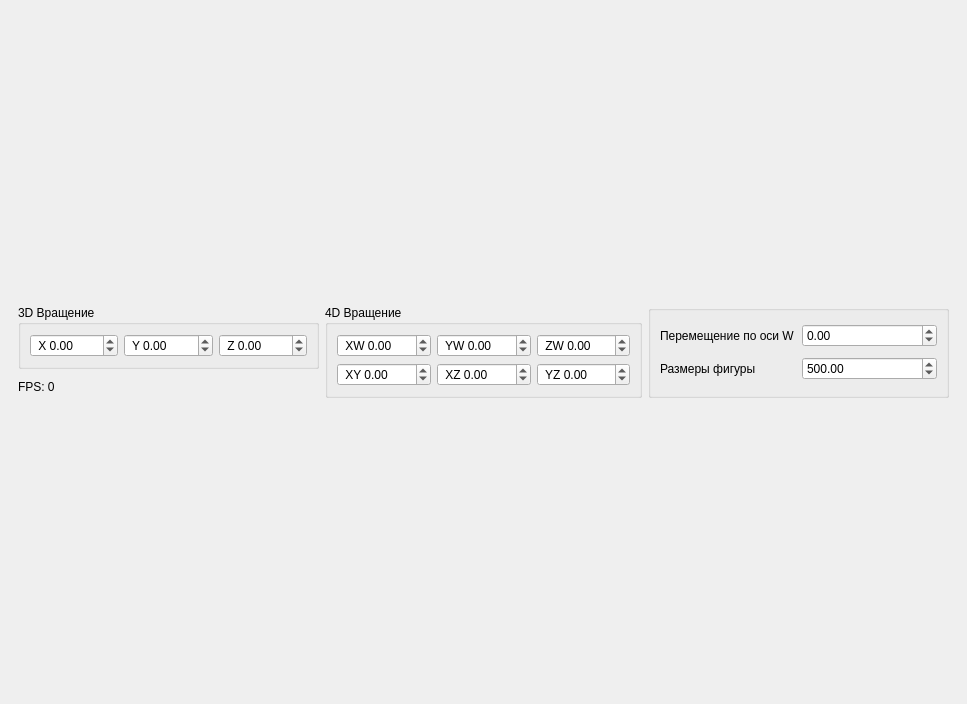
<?xml version="1.0" encoding="UTF-8"?>
<ui version="4.0">
 <class>MainWindow</class>
 <widget class="QMainWindow" name="MainWindow">
  <property name="geometry">
   <rect>
    <x>0</x>
    <y>0</y>
    <width>967</width>
    <height>704</height>
   </rect>
  </property>
  <property name="windowTitle">
   <string>MainWindow</string>
  </property>
  <widget class="QWidget" name="centralwidget">
   <layout class="QVBoxLayout" name="verticalLayout">
    <item>
     <layout class="QGridLayout" name="gridLayout"/>
    </item>
    <item>
     <widget class="QWidget" name="" native="true">
      <property name="sizePolicy">
       <sizepolicy hsizetype="Preferred" vsizetype="Maximum">
        <horstretch>0</horstretch>
        <verstretch>0</verstretch>
       </sizepolicy>
      </property>
      <layout class="QGridLayout" name="gridLayout_5">
       <item row="0" column="0">
        <widget class="QGroupBox" name="groupBox">
         <property name="title">
          <string>3D Вращение</string>
         </property>
         <layout class="QGridLayout" name="gridLayout_3">
          <item row="0" column="0">
           <widget class="QDoubleSpinBox" name="rotate_x">
            <property name="wrapping">
             <bool>false</bool>
            </property>
            <property name="specialValueText">
             <string/>
            </property>
            <property name="accelerated">
             <bool>false</bool>
            </property>
            <property name="showGroupSeparator" stdset="0">
             <bool>false</bool>
            </property>
            <property name="prefix">
             <string> X </string>
            </property>
            <property name="minimum">
             <double>-360.000000000000000</double>
            </property>
            <property name="maximum">
             <double>360.000000000000000</double>
            </property>
           </widget>
          </item>
          <item row="0" column="1">
           <widget class="QDoubleSpinBox" name="rotate_y">
            <property name="wrapping">
             <bool>false</bool>
            </property>
            <property name="specialValueText">
             <string/>
            </property>
            <property name="accelerated">
             <bool>false</bool>
            </property>
            <property name="showGroupSeparator" stdset="0">
             <bool>false</bool>
            </property>
            <property name="prefix">
             <string> Y </string>
            </property>
            <property name="minimum">
             <double>-360.000000000000000</double>
            </property>
            <property name="maximum">
             <double>360.000000000000000</double>
            </property>
           </widget>
          </item>
          <item row="0" column="2">
           <widget class="QDoubleSpinBox" name="rotate_z">
            <property name="wrapping">
             <bool>false</bool>
            </property>
            <property name="specialValueText">
             <string/>
            </property>
            <property name="accelerated">
             <bool>false</bool>
            </property>
            <property name="showGroupSeparator" stdset="0">
             <bool>false</bool>
            </property>
            <property name="prefix">
             <string> Z </string>
            </property>
            <property name="minimum">
             <double>-360.000000000000000</double>
            </property>
            <property name="maximum">
             <double>360.000000000000000</double>
            </property>
           </widget>
          </item>
         </layout>
        </widget>
       </item>
       <item row="0" column="1" rowspan="2">
        <widget class="QGroupBox" name="groupBox_2">
         <property name="title">
          <string>4D Вращение</string>
         </property>
         <layout class="QGridLayout" name="gridLayout_2">
          <item row="0" column="2">
           <widget class="QDoubleSpinBox" name="rotate_zw">
            <property name="wrapping">
             <bool>false</bool>
            </property>
            <property name="specialValueText">
             <string/>
            </property>
            <property name="accelerated">
             <bool>false</bool>
            </property>
            <property name="showGroupSeparator" stdset="0">
             <bool>false</bool>
            </property>
            <property name="prefix">
             <string> ZW </string>
            </property>
            <property name="minimum">
             <double>-360.000000000000000</double>
            </property>
            <property name="maximum">
             <double>360.000000000000000</double>
            </property>
           </widget>
          </item>
          <item row="1" column="1">
           <widget class="QDoubleSpinBox" name="rotate_xz">
            <property name="wrapping">
             <bool>false</bool>
            </property>
            <property name="specialValueText">
             <string/>
            </property>
            <property name="accelerated">
             <bool>false</bool>
            </property>
            <property name="showGroupSeparator" stdset="0">
             <bool>false</bool>
            </property>
            <property name="prefix">
             <string> XZ </string>
            </property>
            <property name="minimum">
             <double>-360.000000000000000</double>
            </property>
            <property name="maximum">
             <double>360.000000000000000</double>
            </property>
           </widget>
          </item>
          <item row="0" column="1">
           <widget class="QDoubleSpinBox" name="rotate_yw">
            <property name="wrapping">
             <bool>false</bool>
            </property>
            <property name="specialValueText">
             <string/>
            </property>
            <property name="accelerated">
             <bool>false</bool>
            </property>
            <property name="showGroupSeparator" stdset="0">
             <bool>false</bool>
            </property>
            <property name="prefix">
             <string> YW </string>
            </property>
            <property name="minimum">
             <double>-360.000000000000000</double>
            </property>
            <property name="maximum">
             <double>360.000000000000000</double>
            </property>
           </widget>
          </item>
          <item row="1" column="2">
           <widget class="QDoubleSpinBox" name="rotate_yz">
            <property name="wrapping">
             <bool>false</bool>
            </property>
            <property name="specialValueText">
             <string/>
            </property>
            <property name="accelerated">
             <bool>false</bool>
            </property>
            <property name="showGroupSeparator" stdset="0">
             <bool>false</bool>
            </property>
            <property name="prefix">
             <string> YZ </string>
            </property>
            <property name="minimum">
             <double>-360.000000000000000</double>
            </property>
            <property name="maximum">
             <double>360.000000000000000</double>
            </property>
           </widget>
          </item>
          <item row="1" column="0">
           <widget class="QDoubleSpinBox" name="rotate_xy">
            <property name="wrapping">
             <bool>false</bool>
            </property>
            <property name="specialValueText">
             <string/>
            </property>
            <property name="accelerated">
             <bool>false</bool>
            </property>
            <property name="showGroupSeparator" stdset="0">
             <bool>false</bool>
            </property>
            <property name="prefix">
             <string> XY </string>
            </property>
            <property name="minimum">
             <double>-360.000000000000000</double>
            </property>
            <property name="maximum">
             <double>360.000000000000000</double>
            </property>
           </widget>
          </item>
          <item row="0" column="0">
           <widget class="QDoubleSpinBox" name="rotate_xw">
            <property name="wrapping">
             <bool>false</bool>
            </property>
            <property name="specialValueText">
             <string/>
            </property>
            <property name="accelerated">
             <bool>false</bool>
            </property>
            <property name="showGroupSeparator" stdset="0">
             <bool>false</bool>
            </property>
            <property name="prefix">
             <string> XW </string>
            </property>
            <property name="minimum">
             <double>-360.000000000000000</double>
            </property>
            <property name="maximum">
             <double>360.000000000000000</double>
            </property>
           </widget>
          </item>
         </layout>
        </widget>
       </item>
       <item row="0" column="2" rowspan="2">
        <widget class="QGroupBox" name="groupBox_3">
         <property name="minimumSize">
          <size>
           <width>0</width>
           <height>76</height>
          </size>
         </property>
         <property name="title">
          <string/>
         </property>
         <layout class="QGridLayout" name="gridLayout_4">
          <item row="0" column="0">
           <widget class="QLabel" name="label_2">
            <property name="text">
             <string>Перемещение по оси W</string>
            </property>
           </widget>
          </item>
          <item row="1" column="1">
           <widget class="QDoubleSpinBox" name="scale">
            <property name="minimum">
             <double>-1000.000000000000000</double>
            </property>
            <property name="maximum">
             <double>1000.000000000000000</double>
            </property>
            <property name="value">
             <double>500.000000000000000</double>
            </property>
           </widget>
          </item>
          <item row="1" column="0">
           <widget class="QLabel" name="label_3">
            <property name="text">
             <string>Размеры фигуры</string>
            </property>
            <property name="alignment">
             <set>Qt::AlignLeading|Qt::AlignLeft|Qt::AlignVCenter</set>
            </property>
           </widget>
          </item>
          <item row="0" column="1">
           <widget class="QDoubleSpinBox" name="coordinate_w">
            <property name="minimum">
             <double>-1000.000000000000000</double>
            </property>
            <property name="maximum">
             <double>1000.000000000000000</double>
            </property>
           </widget>
          </item>
         </layout>
        </widget>
       </item>
       <item row="1" column="0">
        <widget class="QLabel" name="label_fps">
         <property name="text">
          <string>FPS: 0</string>
         </property>
        </widget>
       </item>
      </layout>
     </widget>
    </item>
   </layout>
  </widget>
 </widget>
 <tabstops>
  <tabstop>rotate_x</tabstop>
  <tabstop>rotate_y</tabstop>
  <tabstop>rotate_z</tabstop>
  <tabstop>rotate_xw</tabstop>
  <tabstop>rotate_yw</tabstop>
  <tabstop>rotate_zw</tabstop>
  <tabstop>rotate_xy</tabstop>
  <tabstop>rotate_xz</tabstop>
  <tabstop>rotate_yz</tabstop>
  <tabstop>coordinate_w</tabstop>
  <tabstop>scale</tabstop>
 </tabstops>
 <resources/>
 <connections/>
</ui>
